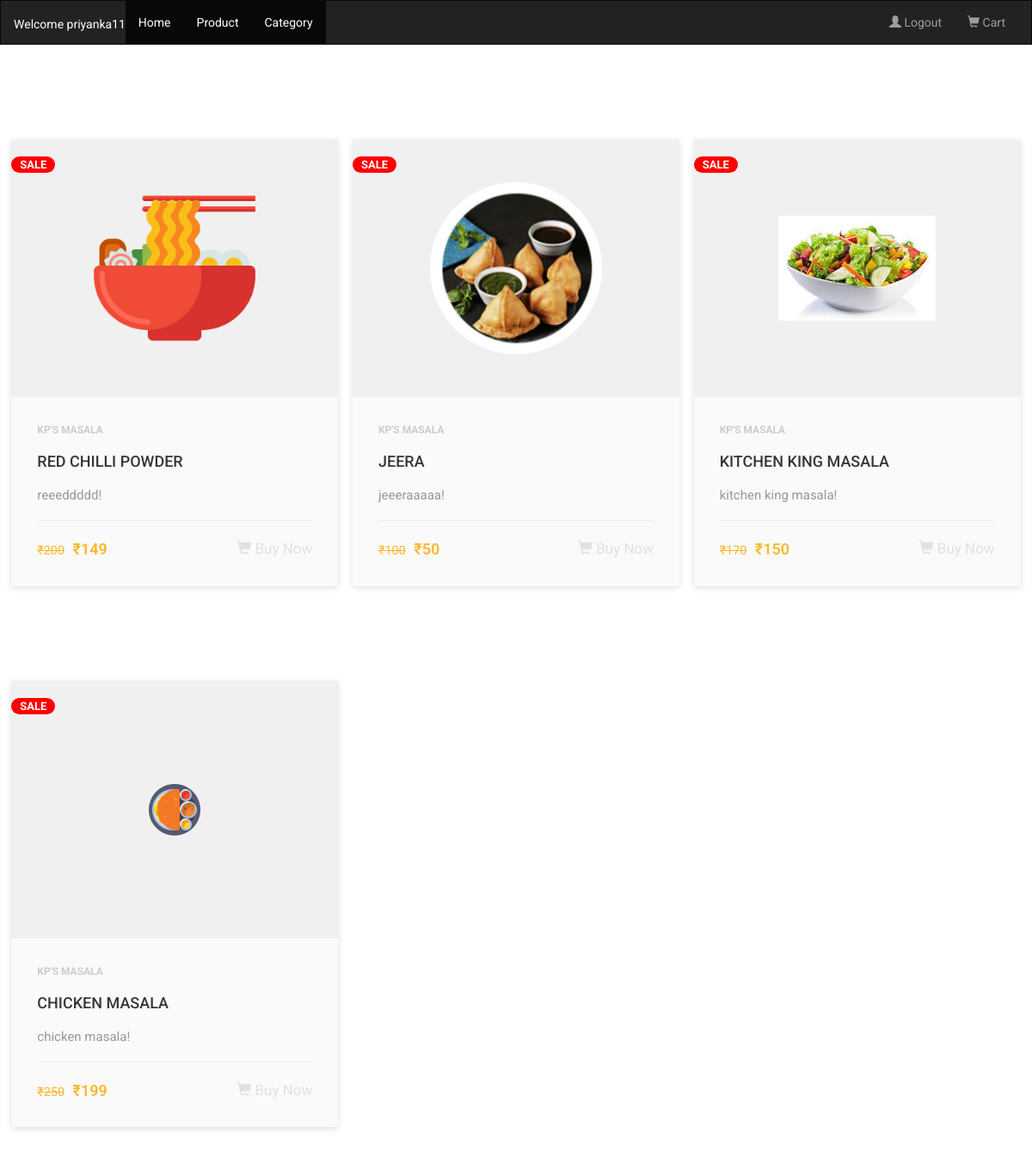
The page /products (signed in) on the database its author committed.
### AdminApp/models.py (models this page shows)
class Ingredients(models.Model):
    item_name=models.CharField(max_length=30)
    price=models.CharField(max_length=50)
    sale_price=models.CharField(max_length=50)
    image=models.ImageField(default='abc.jpg',upload_to='Images')
    description=models.CharField(max_length=2000)
    quantity=models.IntegerField()
    class Meta:
        db_table="Ingredients"

### UserApp/views.py (the view)
# urls.py: path('products',views.products),
def products(request):
    prod=Ingredients.objects.all()
    return render(request,"products.html",{"prod":prod})

### UserApp/templates/products.html (shortened to what this page needs)
{% extends "homepage.html" %}
{% block content %}
<!DOCTYPE html>
<html lang="en">
<head>
</head>
<body>
    <div class="main">
        {% for produc in prod %}
        <div class="product-card">
            <div class="badge">sale</div>
            <div class="product-tumb">
                <img src="{{produc.image.url}}" alt="">
            </div>
            <div class="product-details">
                <span class="product-catagory">Kp's Masala</span>
                <h4><a href="">{{produc.item_name}}</a></h4>
                <p>{{produc.description}}!</p>
                <div class="product-bottom-details">
                    <div class="product-price"><small>₹{{produc.price}}</small> ₹{{produc.sale_price}}</div>
                    <div class="product-links">
                        <a href="/ok/{{produc.id}}">
                            <span class="glyphicon glyphicon-shopping-cart"></span>
                             Buy Now</a>
                    </div>
                </div>
            </div>
        </div>
        {% endfor %}
    </div>
    {% endblock %}

### UserApp/static/ok.css (style rules this page uses)
* { box-sizing: border-box; }
body { font-family: Verdana, sans-serif; }
img { vertical-align: middle; }

### UserApp/static/frame.css (style rules this page uses)
*, *::before, *::after { box-sizing: border-box; }

### UserApp/templates/homepage.html (style rules this page uses)
* { box-sizing: border-box; }
body { font-family: Verdana, sans-serif; }
img { vertical-align: middle; }

### UserApp/templates/products.html (style rules this page uses)
* { -webkit-box-sizing: border-box; box-sizing: border-box; margin: 0; padding: 0; }
body { font-family: 'Roboto', sans-serif; }
a { text-decoration: none; }
.product-card { width: 380px; position: relative; box-shadow: 0 2px 7px #dfdfdf; margin: 50px auto; background: #fafafa; }
.badge { position: absolute; left: 0; top: 20px; text-transform: uppercase; font-size: 13px; font-weight: 700; background: red; color: #fff; padding: 3px 10px; }
.main { display: grid; grid-template-columns: auto auto auto; gap: 10px; padding: 10px; }
.product-tumb { display: flex; align-items: center; justify-content: center; height: 300px; padding: 50px; background: #f0f0f0; }
.product-tumb img { max-width: 100%; max-height: 100%; }
.product-details { padding: 30px; }
.product-catagory { display: block; font-size: 12px; font-weight: 700; text-transform: uppercase; color: #ccc; margin-bottom: 18px; }
.product-details h4 a { font-weight: 500; display: block; margin-bottom: 18px; text-transform: uppercase; color: #363636; text-decoration: none; transition: 0.3s; }
.product-details p { font-size: 15px; line-height: 22px; margin-bottom: 18px; color: #999; }
.product-bottom-details { overflow: hidden; border-top: 1px solid #eee; padding-top: 20px; }
.product-bottom-details div { float: left; width: 50%; }
.product-price { font-size: 18px; color: #fbb72c; font-weight: 600; }
.product-price small { font-size: 80%; font-weight: 400; text-decoration: line-through; display: inline-block; margin-right: 5px; }
.product-links { text-align: right; }
.product-links a { display: inline-block; margin-left: 5px; color: #e1e1e1; transition: 0.3s; font-size: 17px; }

### rows shown on the page
Ingredients: image (picture), item_name "RED CHILLI POWDER", description "reeeddddd", price "200", sale_price "149"
Ingredients: image (picture), item_name "JEERA", description "jeeeraaaaa", price "100", sale_price "50"
Ingredients: image (picture), item_name "KITCHEN KING MASALA", description "kitchen king masala", price "170", sale_price "150"
Ingredients: image (picture), item_name "CHICKEN MASALA", description "chicken masala", price "250", sale_price "199"

### other values the page prints
{{ request.session.username }} "priyanka11"
